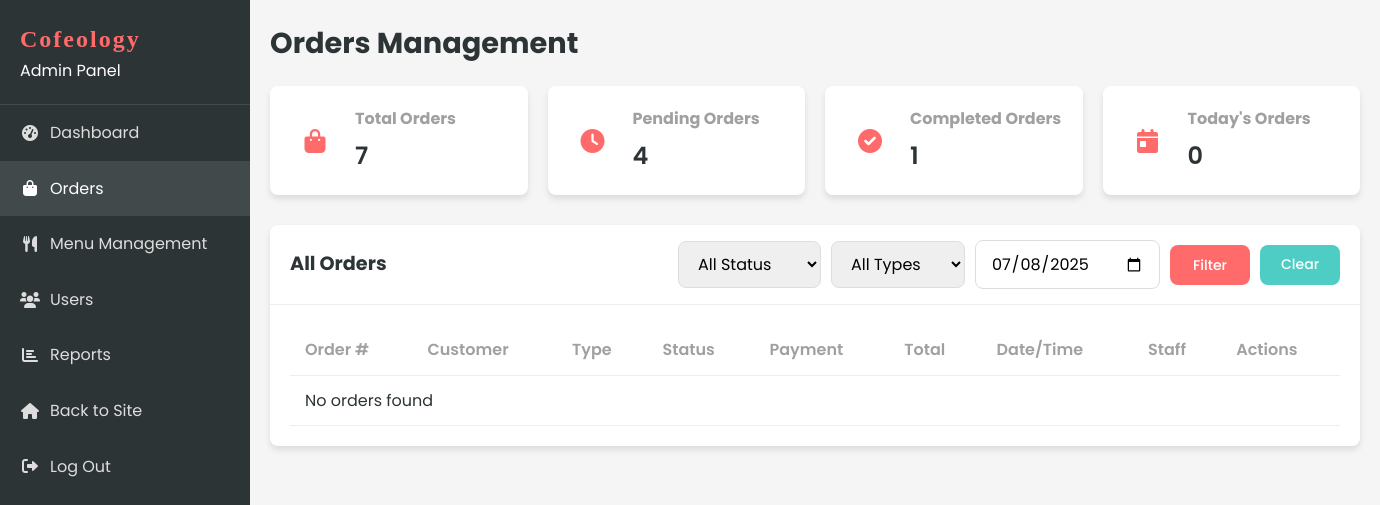
The app's page /admin/orders.php?date=2025-07-08 (signed in), older data.
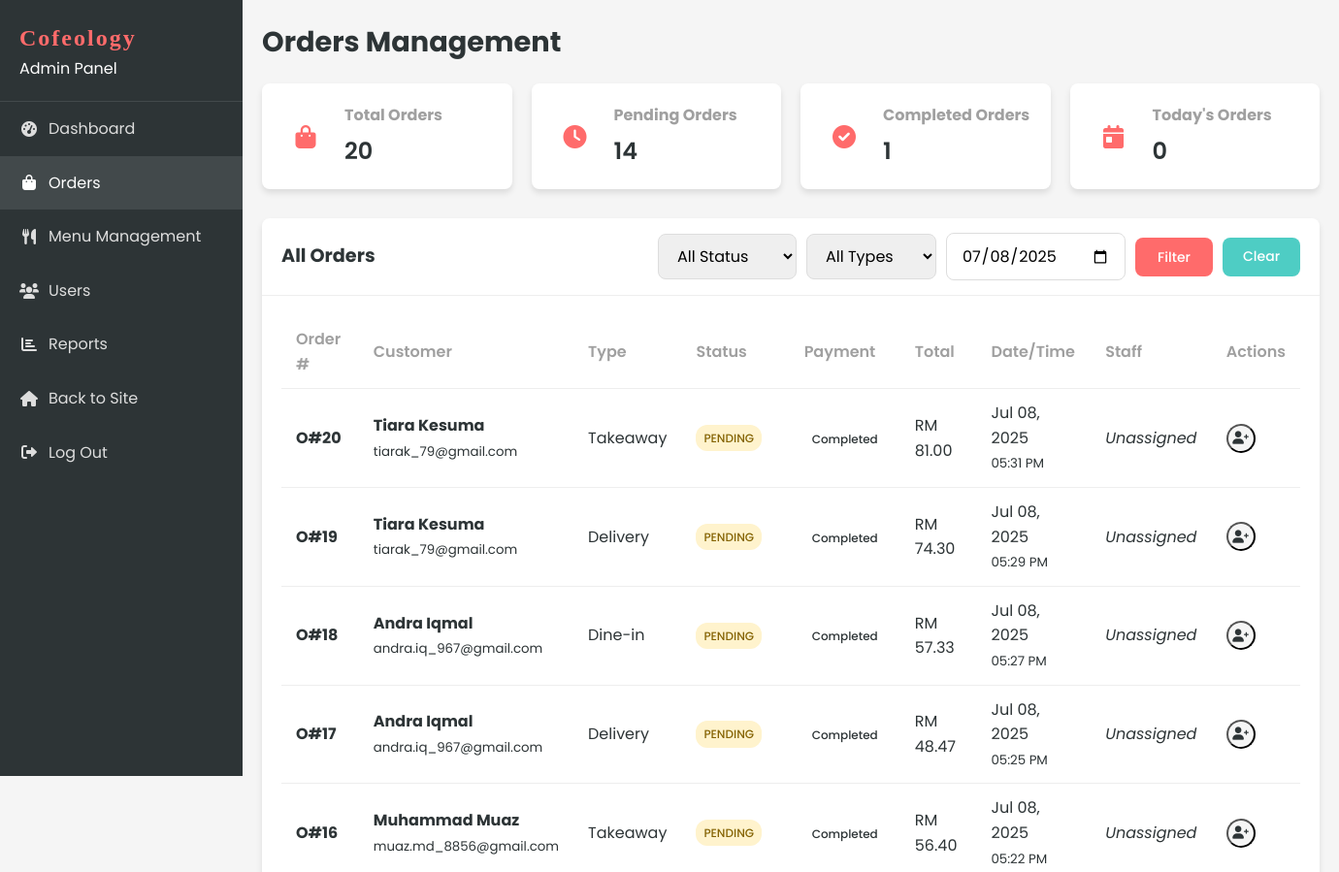
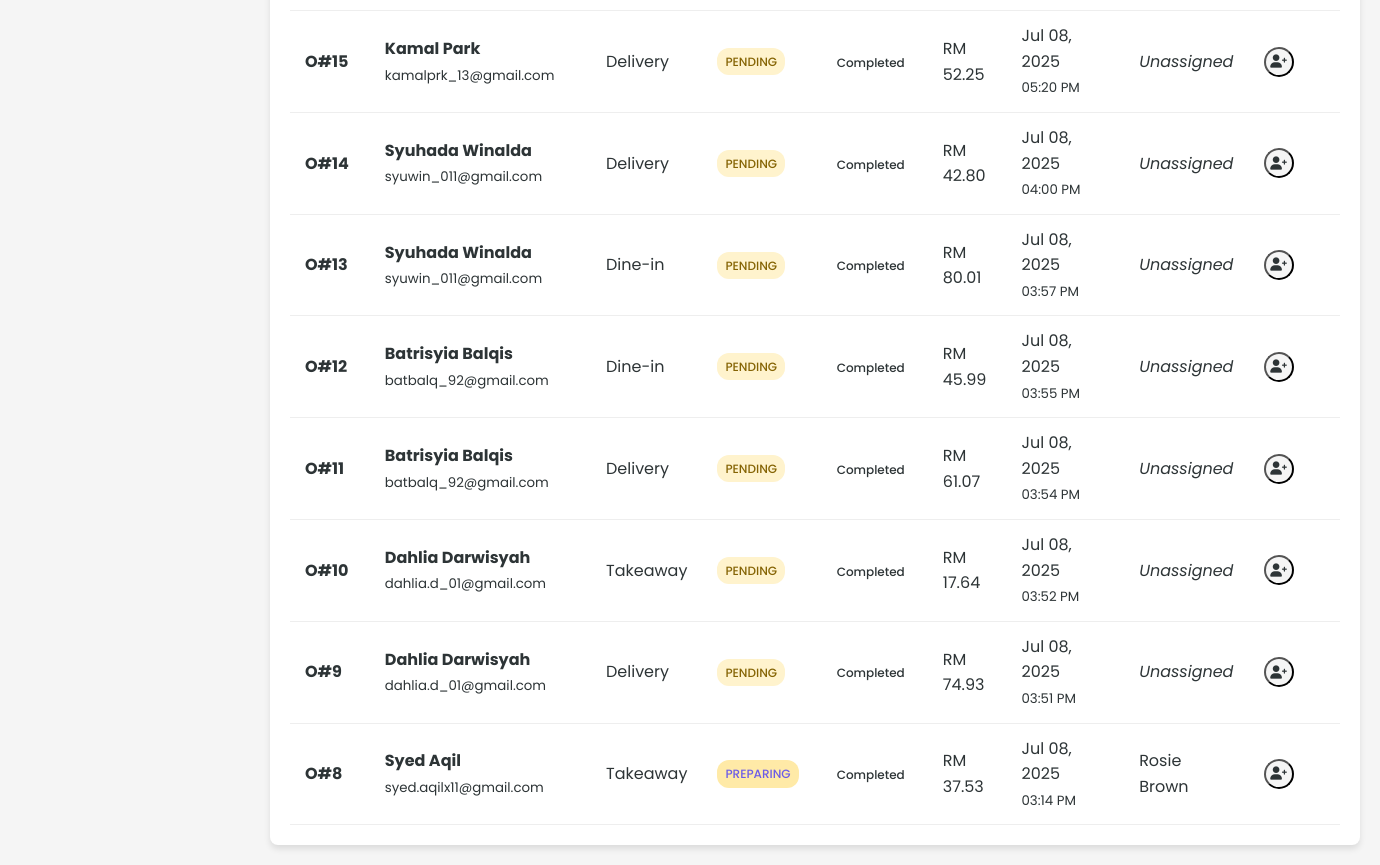
The same page, newer data (2 pictures, top to bottom).
### tables this page shows
CREATE TABLE `order` (
  `ORDER_ID` int(11) NOT NULL,
  `ORDER_NUMBER` varchar(20) NOT NULL,
  `ORDER_TIME` time NOT NULL,
  `ORDER_DATE` date NOT NULL,
  `ORDER_TYPE` enum('delivery','takeaway','dine-in') NOT NULL,
  `ORDER_STATUS` enum('pending','preparing','ready','out_for_delivery','completed','cancelled') DEFAULT 'pending',
  `TOT_AMOUNT` decimal(10,2) NOT NULL,
  `DELIVERY_ADDRESS` text DEFAULT NULL,
  `PAYMENT_METHOD` varchar(50) DEFAULT NULL,
  `PAYMENT_STATUS` enum('pending','completed','failed') DEFAULT 'pending',
  `CUST_ID` int(11) NOT NULL,
  `STAFF_ID` int(11) DEFAULT NULL,
  `special_instructions` text DEFAULT NULL,
  `pickup_time` datetime DEFAULT NULL,
  `created_at` timestamp NOT NULL DEFAULT current_timestamp(),
  `updated_at` timestamp NOT NULL DEFAULT current_timestamp() ON UPDATE current_timestamp()
);

CREATE TABLE `customer` (
  `CUST_ID` int(11) NOT NULL,
  `CUSTOMER_ID` varchar(20) NOT NULL,
  `CUST_NAME` varchar(100) NOT NULL,
  `CUST_NPHONE` varchar(20) NOT NULL,
  `CUST_EMAIL` varchar(100) NOT NULL,
  `CUST_PASSWORD` varchar(255) NOT NULL,
  `MEMBERSHIP` enum('basic','premium','vip') DEFAULT 'basic',
  `created_at` timestamp NOT NULL DEFAULT current_timestamp(),
  `updated_at` timestamp NOT NULL DEFAULT current_timestamp() ON UPDATE current_timestamp()
);

CREATE TABLE `staff` (
  `STAFF_ID` int(11) NOT NULL,
  `STAFF_NUMBER` varchar(20) NOT NULL,
  `STAFF_NAME` varchar(100) NOT NULL,
  `STAFF_PNUMBER` varchar(20) NOT NULL,
  `STAFF_EMAIL` varchar(100) NOT NULL,
  `STAFF_PASSWORD` varchar(255) NOT NULL,
  `created_at` timestamp NOT NULL DEFAULT current_timestamp(),
  `updated_at` timestamp NOT NULL DEFAULT current_timestamp() ON UPDATE current_timestamp()
);

### includes/functions.php (called while the page is built, shortened)
<?php
function formatCurrency($amount) {
    return 'RM ' . number_format($amount, 2);
}
?>

### admin/orders.php (the view, shortened to what the rows shown need)
<?php
include '../includes/db_connect.php';
include '../includes/functions.php';
$date_filter = $_GET['date'] ?? '';
$where_conditions = [];
$params = [];
$param_types = '';
if ($date_filter) {
    $where_conditions[] = "DATE(o.ORDER_DATE) = ?";
    $params[] = $date_filter;
    $param_types .= 's';
}
$where_clause = '';
if (!empty($where_conditions)) {
    $where_clause = 'WHERE ' . implode(' AND ', $where_conditions);
}
$sql = "
    SELECT
        o.ORDER_ID,
        o.ORDER_NUMBER,
        o.ORDER_DATE,
        o.ORDER_TIME,
        o.ORDER_TYPE,
        COALESCE(o.ORDER_STATUS, 'pending') as ORDER_STATUS,
        COALESCE(o.PAYMENT_STATUS, 'pending') as PAYMENT_STATUS,
        o.TOT_AMOUNT,
        o.DELIVERY_ADDRESS,
        o.PAYMENT_METHOD,
        o.special_instructions,
        o.pickup_time,
        c.CUST_NAME as customer_name,
        c.CUST_EMAIL as customer_email,
        c.CUST_NPHONE as customer_phone,
        s.STAFF_NAME as staff_name
    FROM `ORDER` o
    LEFT JOIN CUSTOMER c ON o.CUST_ID = c.CUST_ID
    LEFT JOIN STAFF s ON o.STAFF_ID = s.STAFF_ID
    $where_clause
    ORDER BY o.ORDER_DATE DESC, o.ORDER_TIME DESC
";
$stmt = $conn->prepare($sql);
if (!empty($params)) {
    $stmt->bind_param($param_types, ...$params);
}
$stmt->execute();
$orders = $stmt->get_result()->fetch_all(MYSQLI_ASSOC);
?>
<!DOCTYPE html>
<html lang="en">
<head>
    <link rel="stylesheet" href="../css/style.css?v=1.1">
    <link rel="stylesheet" href="../css/dashboard.css?v=1.1">
    <link rel="stylesheet" href="https://cdnjs.cloudflare.com/ajax/libs/font-awesome/6.0.0-beta3/css/all.min.css">
</head>
<body>
    <div class="dashboard-container">
        <?php include 'sidebar.php'; ?>
        <div class="dashboard-content">
            <header class="dashboard-header">
                <div class="header-title">
                    <h1>Orders Management</h1>
                </div>
            </header>
            <div class="card">
                <div class="card-header">
                    <h2>All Orders</h2>
                </div>
                <div class="card-body">
                    <div class="table-responsive">
                        <table class="table">
                            <thead>
                                <tr>
                                    <th>Order #</th>
                                    <th>Customer</th>
                                    <th>Type</th>
                                    <th>Status</th>
                                    <th>Payment</th>
                                    <th>Total</th>
                                    <th>Date/Time</th>
                                    <th>Staff</th>
                                    <th>Actions</th>
                                </tr>
                            </thead>
                            <tbody>
                                <?php if (empty($orders)): ?>
                                    <tr>
                                        <td colspan="9" class="text-center">No orders found</td>
                                    </tr>
                                <?php else: ?>
                                    <?php foreach ($orders as $order): ?>
                                        <tr>
                                            <td>
                                                <strong><?php echo $order['ORDER_NUMBER'] ?? '#' . $order['ORDER_ID']; ?></strong>
                                            </td>
                                            <td>
                                                <div>
                                                    <strong><?php echo htmlspecialchars($order['customer_name'] ?? 'Unknown'); ?></strong>
                                                    <br>
                                                    <small class="text-muted"><?php echo htmlspecialchars($order['customer_email'] ?? ''); ?></small>
                                                </div>
                                            </td>
                                            <td><?php echo ucfirst($order['ORDER_TYPE']); ?></td>
                                            <td>
                                                <span class="status-badge <?php echo $order['ORDER_STATUS']; ?>">
                                                    <?php echo ucfirst($order['ORDER_STATUS']); ?>
                                                </span>
                                            </td>
                                            <td>
                                                <span class="payment-badge <?php echo $order['PAYMENT_STATUS']; ?>">
                                                    <?php echo ucfirst($order['PAYMENT_STATUS']); ?>
                                                </span>
                                            </td>
                                            <td><?php echo formatCurrency($order['TOT_AMOUNT']); ?></td>
                                            <td>
                                                <?php echo date('M d, Y', strtotime($order['ORDER_DATE'])); ?>
                                                <br>
                                                <small class="text-muted"><?php echo date('h:i A', strtotime($order['ORDER_TIME'])); ?></small>
                                            </td>
                                            <td>
                                                <?php echo $order['staff_name'] ? htmlspecialchars($order['staff_name']) : '<em>Unassigned</em>'; ?>
                                            </td>
                                            <td>
                                                <div class="table-actions">
                                                    <button class="btn-icon" onclick="assignStaff(<?php echo $order['ORDER_ID']; ?>)" title="Assign Staff">
                                                        <i class="fas fa-user-plus"></i>
                                                    </button>
                                                </div>
                                            </td>
                                        </tr>
                                    <?php endforeach; ?>
                                <?php endif; ?>
                            </tbody>
                        </table>
                    </div>
                </div>
            </div>
        </div>
    </div>
</body>
</html>

Row changes from the older to the newer data that the page shows:
added order: ORDER_NUMBER "O#20", CUST_ID.CUST_NAME "Tiara Kesuma", CUST_ID.CUST_EMAIL "tiarak_79@gmail.com", ORDER_TYPE "Takeaway", ORDER_STATUS "PENDING", PAYMENT_STATUS "Completed", TOT_AMOUNT "RM 81.00", ORDER_DATE "Jul 08, 2025", ORDER_TIME "05:31 PM", shows "Unassigned"
added order: ORDER_NUMBER "O#19", CUST_ID.CUST_NAME "Tiara Kesuma", CUST_ID.CUST_EMAIL "tiarak_79@gmail.com", ORDER_TYPE "Delivery", ORDER_STATUS "PENDING", PAYMENT_STATUS "Completed", TOT_AMOUNT "RM 74.30", ORDER_DATE "Jul 08, 2025", ORDER_TIME "05:29 PM", shows "Unassigned"
added order: ORDER_NUMBER "O#18", CUST_ID.CUST_NAME "Andra Iqmal", CUST_ID.CUST_EMAIL "andra.iq_967@gmail.com", ORDER_TYPE "Dine-in", ORDER_STATUS "PENDING", PAYMENT_STATUS "Completed", TOT_AMOUNT "RM 57.33", ORDER_DATE "Jul 08, 2025", ORDER_TIME "05:27 PM", shows "Unassigned"
added order: ORDER_NUMBER "O#17", CUST_ID.CUST_NAME "Andra Iqmal", CUST_ID.CUST_EMAIL "andra.iq_967@gmail.com", ORDER_TYPE "Delivery", ORDER_STATUS "PENDING", PAYMENT_STATUS "Completed", TOT_AMOUNT "RM 48.47", ORDER_DATE "Jul 08, 2025", ORDER_TIME "05:25 PM", shows "Unassigned"
added order: ORDER_NUMBER "O#16", CUST_ID.CUST_NAME "Muhammad Muaz", CUST_ID.CUST_EMAIL "muaz.md_8856@gmail.com", ORDER_TYPE "Takeaway", ORDER_STATUS "PENDING", PAYMENT_STATUS "Completed", TOT_AMOUNT "RM 56.40", ORDER_DATE "Jul 08, 2025", ORDER_TIME "05:22 PM", shows "Unassigned"
added order: ORDER_NUMBER "O#15", CUST_ID.CUST_NAME "Kamal Park", CUST_ID.CUST_EMAIL "kamalprk_13@gmail.com", ORDER_TYPE "Delivery", ORDER_STATUS "PENDING", PAYMENT_STATUS "Completed", TOT_AMOUNT "RM 52.25", ORDER_DATE "Jul 08, 2025", ORDER_TIME "05:20 PM", shows "Unassigned"
added order: ORDER_NUMBER "O#14", CUST_ID.CUST_NAME "Syuhada Winalda", CUST_ID.CUST_EMAIL "syuwin_011@gmail.com", ORDER_TYPE "Delivery", ORDER_STATUS "PENDING", PAYMENT_STATUS "Completed", TOT_AMOUNT "RM 42.80", ORDER_DATE "Jul 08, 2025", ORDER_TIME "04:00 PM", shows "Unassigned"
added order: ORDER_NUMBER "O#13", CUST_ID.CUST_NAME "Syuhada Winalda", CUST_ID.CUST_EMAIL "syuwin_011@gmail.com", ORDER_TYPE "Dine-in", ORDER_STATUS "PENDING", PAYMENT_STATUS "Completed", TOT_AMOUNT "RM 80.01", ORDER_DATE "Jul 08, 2025", ORDER_TIME "03:57 PM", shows "Unassigned"
added order: ORDER_NUMBER "O#12", CUST_ID.CUST_NAME "Batrisyia Balqis", CUST_ID.CUST_EMAIL "batbalq_92@gmail.com", ORDER_TYPE "Dine-in", ORDER_STATUS "PENDING", PAYMENT_STATUS "Completed", TOT_AMOUNT "RM 45.99", ORDER_DATE "Jul 08, 2025", ORDER_TIME "03:55 PM", shows "Unassigned"
added order: ORDER_NUMBER "O#11", CUST_ID.CUST_NAME "Batrisyia Balqis", CUST_ID.CUST_EMAIL "batbalq_92@gmail.com", ORDER_TYPE "Delivery", ORDER_STATUS "PENDING", PAYMENT_STATUS "Completed", TOT_AMOUNT "RM 61.07", ORDER_DATE "Jul 08, 2025", ORDER_TIME "03:54 PM", shows "Unassigned"
added order: ORDER_NUMBER "O#10", CUST_ID.CUST_NAME "Dahlia Darwisyah", CUST_ID.CUST_EMAIL "dahlia.d_01@gmail.com", ORDER_TYPE "Takeaway", ORDER_STATUS "PENDING", PAYMENT_STATUS "Completed", TOT_AMOUNT "RM 17.64", ORDER_DATE "Jul 08, 2025", ORDER_TIME "03:52 PM", shows "Unassigned"
added order: ORDER_NUMBER "O#9", CUST_ID.CUST_NAME "Dahlia Darwisyah", CUST_ID.CUST_EMAIL "dahlia.d_01@gmail.com", ORDER_TYPE "Delivery", ORDER_STATUS "PENDING", PAYMENT_STATUS "Completed", TOT_AMOUNT "RM 74.93", ORDER_DATE "Jul 08, 2025", ORDER_TIME "03:51 PM", shows "Unassigned"
added order: ORDER_NUMBER "O#8", CUST_ID.CUST_NAME "Syed Aqil", CUST_ID.CUST_EMAIL "syed.aqilx11@gmail.com", ORDER_TYPE "Takeaway", ORDER_STATUS "PREPARING", PAYMENT_STATUS "Completed", TOT_AMOUNT "RM 37.53", ORDER_DATE "Jul 08, 2025", ORDER_TIME "03:14 PM", STAFF_ID.STAFF_NAME "Rosie Brown"
Text that changed along with them:
$stats['total_orders']: "7" → "20"
$stats['pending_orders']: "4" → "14"
text no longer shown: "No orders found"
